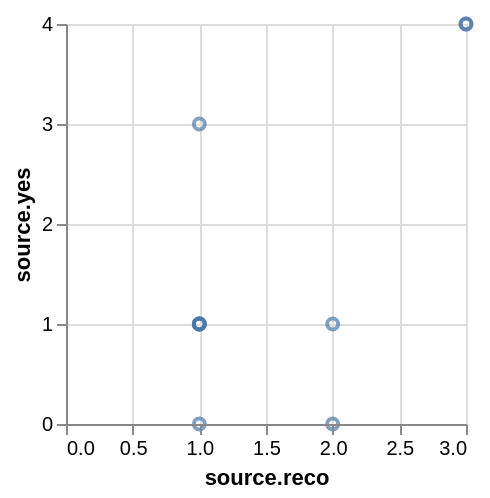

The specification (Vega-Lite) saved for this image:
### Vega specification from a JSON file in a GitHub repository (floating-point values rounded to 4 significant figures)
{"$schema": "https://vega.github.io/schema/vega/v5.json", "autosize": "pad", "padding": 5, "width": 200, "height": 200, "style": "cell", "data": [{"name": "source_0", "values": {"hits": {"hits": [{"source": {"reco": 2, "yes": 1}}, {"source": {"reco": 3, "yes": 4}}, {"source": {"reco": 2, "yes": 0}}, {"source": {"reco": 1, "yes": 3}}, {"source": {"reco": 3, "yes": 4}}, {"source": {"reco": 1, "yes": 1}}, {"source": {"reco": 1, "yes": 1}}, {"source": {"reco": 1, "yes": 1}}, {"source": {"reco": 1, "yes": 0}}, {"source": {"reco": 1, "yes": 1}}]}}, "format": {"property": "hits.hits"}}, {"name": "data_0", "source": "source_0", "transform": [{"type": "formula", "expr": "datum[\"source\"] && datum[\"source\"][\"reco\"]", "as": "source.reco"}, {"type": "formula", "expr": "datum[\"source\"] && datum[\"source\"][\"yes\"]", "as": "source.yes"}, {"type": "filter", "expr": "datum[\"source.reco\"] !== null && !isNaN(datum[\"source.reco\"]) && datum[\"source.yes\"] !== null && !isNaN(datum[\"source.yes\"])"}]}], "marks": [{"name": "marks", "type": "symbol", "style": ["point"], "from": {"data": "data_0"}, "encode": {"update": {"opacity": {"value": 0.7}, "fill": {"value": "transparent"}, "stroke": {"value": "#4c78a8"}, "x": {"scale": "x", "field": "source\\.reco"}, "y": {"scale": "y", "field": "source\\.yes"}}}}], "scales": [{"name": "x", "type": "linear", "domain": {"data": "data_0", "field": "source\\.reco"}, "range": [0, {"signal": "width"}], "nice": true, "zero": true}, {"name": "y", "type": "linear", "domain": {"data": "data_0", "field": "source\\.yes"}, "range": [{"signal": "height"}, 0], "nice": true, "zero": true}], "axes": [{"scale": "x", "orient": "bottom", "grid": false, "title": "source.reco", "labelFlush": true, "labelOverlap": true, "tickCount": {"signal": "ceil(width/40)"}, "zindex": 1}, {"scale": "x", "orient": "bottom", "gridScale": "y", "grid": true, "tickCount": {"signal": "ceil(width/40)"}, "domain": false, "labels": false, "maxExtent": 0, "minExtent": 0, "ticks": false, "zindex": 0}, {"scale": "y", "orient": "left", "grid": false, "title": "source.yes", "labelOverlap": true, "tickCount": {"signal": "ceil(height/40)"}, "zindex": 1}, {"scale": "y", "orient": "left", "gridScale": "x", "grid": true, "tickCount": {"signal": "ceil(height/40)"}, "domain": false, "labels": false, "maxExtent": 0, "minExtent": 0, "ticks": false, "zindex": 0}]}
